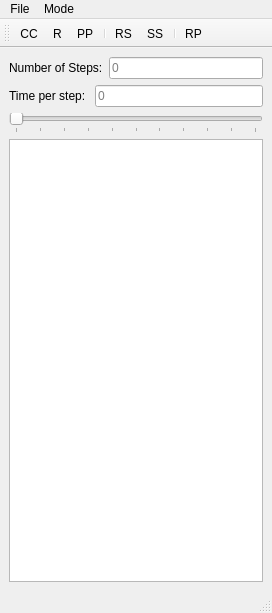
<?xml version="1.0" encoding="UTF-8"?>
<ui version="4.0">
 <class>MainWindow</class>
 <widget class="QMainWindow" name="MainWindow">
  <property name="geometry">
   <rect>
    <x>0</x>
    <y>0</y>
    <width>272</width>
    <height>613</height>
   </rect>
  </property>
  <property name="windowTitle">
   <string>Sampler</string>
  </property>
  <widget class="QWidget" name="centralwidget">
   <layout class="QGridLayout" name="gridLayout_2">
    <item row="1" column="0">
     <widget class="QLabel" name="PeriodLabel">
      <property name="text">
       <string>Time per step: </string>
      </property>
     </widget>
    </item>
    <item row="0" column="0" colspan="2">
     <layout class="QGridLayout" name="gridLayout">
      <item row="0" column="0">
       <widget class="QLabel" name="StepLabel">
        <property name="text">
         <string>Number of Steps:</string>
        </property>
       </widget>
      </item>
      <item row="0" column="1">
       <widget class="QLineEdit" name="sampleNumberText">
        <property name="placeholderText">
         <string>0</string>
        </property>
       </widget>
      </item>
     </layout>
    </item>
    <item row="4" column="0" colspan="2">
     <widget class="QTextEdit" name="textEdit">
      <property name="readOnly">
       <bool>false</bool>
      </property>
     </widget>
    </item>
    <item row="3" column="0" colspan="2">
     <widget class="QSlider" name="rpmSlider">
      <property name="minimum">
       <number>0</number>
      </property>
      <property name="maximum">
       <number>100</number>
      </property>
      <property name="orientation">
       <enum>Qt::Horizontal</enum>
      </property>
      <property name="tickPosition">
       <enum>QSlider::TicksBelow</enum>
      </property>
      <property name="tickInterval">
       <number>10</number>
      </property>
     </widget>
    </item>
    <item row="1" column="1">
     <widget class="QLineEdit" name="samplePeriodText">
      <property name="inputMask">
       <string/>
      </property>
      <property name="text">
       <string/>
      </property>
      <property name="cursorPosition">
       <number>0</number>
      </property>
      <property name="placeholderText">
       <string>0</string>
      </property>
     </widget>
    </item>
   </layout>
  </widget>
  <widget class="QStatusBar" name="statusbar">
   <property name="enabled">
    <bool>true</bool>
   </property>
  </widget>
  <widget class="QMenuBar" name="menubar">
   <property name="geometry">
    <rect>
     <x>0</x>
     <y>0</y>
     <width>272</width>
     <height>22</height>
    </rect>
   </property>
   <widget class="QMenu" name="menuFile">
    <property name="title">
     <string>File</string>
    </property>
    <addaction name="actionExport"/>
   </widget>
   <widget class="QMenu" name="menuMode">
    <property name="title">
     <string>Mode</string>
    </property>
    <addaction name="actionSweep_2"/>
    <addaction name="actionPeriod"/>
    <addaction name="actionResponse_Test"/>
   </widget>
   <addaction name="menuFile"/>
   <addaction name="menuMode"/>
  </widget>
  <widget class="QToolBar" name="toolBar">
   <property name="windowTitle">
    <string>toolBar</string>
   </property>
   <attribute name="toolBarArea">
    <enum>TopToolBarArea</enum>
   </attribute>
   <attribute name="toolBarBreak">
    <bool>false</bool>
   </attribute>
   <addaction name="actionCheckCom"/>
   <addaction name="actionReset"/>
   <addaction name="actionPlot"/>
   <addaction name="separator"/>
   <addaction name="actionRunSweep"/>
   <addaction name="actionStopSweep"/>
   <addaction name="separator"/>
   <addaction name="actionRunPeriod"/>
  </widget>
  <action name="actionExport">
   <property name="text">
    <string>Export</string>
   </property>
   <property name="shortcut">
    <string>Ctrl+E</string>
   </property>
  </action>
  <action name="actionSweep">
   <property name="text">
    <string>Sweep</string>
   </property>
   <property name="shortcut">
    <string>F1</string>
   </property>
  </action>
  <action name="actionInstant">
   <property name="text">
    <string>Instant</string>
   </property>
   <property name="shortcut">
    <string>F2</string>
   </property>
  </action>
  <action name="actionSweep_2">
   <property name="text">
    <string>Sweep</string>
   </property>
  </action>
  <action name="actionPeriod">
   <property name="text">
    <string>Period</string>
   </property>
  </action>
  <action name="actionReset">
   <property name="icon">
    <iconset resource="Sampler.qrc">
     <normaloff>:/ToolBar/icons8-record-64.png</normaloff>:/ToolBar/icons8-record-64.png</iconset>
   </property>
   <property name="text">
    <string>R</string>
   </property>
   <property name="toolTip">
    <string>Reset</string>
   </property>
  </action>
  <action name="actionCheckCom">
   <property name="icon">
    <iconset resource="Sampler.qrc">
     <normaloff>:/ToolBar/icons8-repeat-64.png</normaloff>:/ToolBar/icons8-repeat-64.png</iconset>
   </property>
   <property name="text">
    <string>CC</string>
   </property>
   <property name="toolTip">
    <string>Check connection</string>
   </property>
  </action>
  <action name="actionRunSweep">
   <property name="icon">
    <iconset resource="Sampler.qrc">
     <normaloff>:/ToolBar/icons8-play-64.png</normaloff>:/ToolBar/icons8-play-64.png</iconset>
   </property>
   <property name="text">
    <string>RS</string>
   </property>
   <property name="toolTip">
    <string>&lt;html&gt;&lt;head/&gt;&lt;body&gt;&lt;p&gt;Run Sweep&lt;/p&gt;&lt;/body&gt;&lt;/html&gt;</string>
   </property>
  </action>
  <action name="actionStopSweep">
   <property name="icon">
    <iconset resource="Sampler.qrc">
     <normaloff>:/ToolBar/icons8-pause-64.png</normaloff>:/ToolBar/icons8-pause-64.png</iconset>
   </property>
   <property name="text">
    <string>SS</string>
   </property>
   <property name="toolTip">
    <string>Stop sweep</string>
   </property>
  </action>
  <action name="actionRunPeriod">
   <property name="icon">
    <iconset resource="Sampler.qrc">
     <normaloff>:/ToolBar/icons8-end-64.png</normaloff>:/ToolBar/icons8-end-64.png</iconset>
   </property>
   <property name="text">
    <string>RP</string>
   </property>
   <property name="toolTip">
    <string>Run period</string>
   </property>
  </action>
  <action name="actionPlot">
   <property name="icon">
    <iconset resource="Sampler.qrc">
     <normaloff>:/ToolBar/icons8-graph-48.png</normaloff>:/ToolBar/icons8-graph-48.png</iconset>
   </property>
   <property name="text">
    <string>PP</string>
   </property>
   <property name="toolTip">
    <string>Enable data plot</string>
   </property>
  </action>
  <action name="actionResponse_Test">
   <property name="text">
    <string>Response Test</string>
   </property>
  </action>
 </widget>
 <resources>
  <include location="Sampler.qrc"/>
 </resources>
 <connections/>
</ui>
